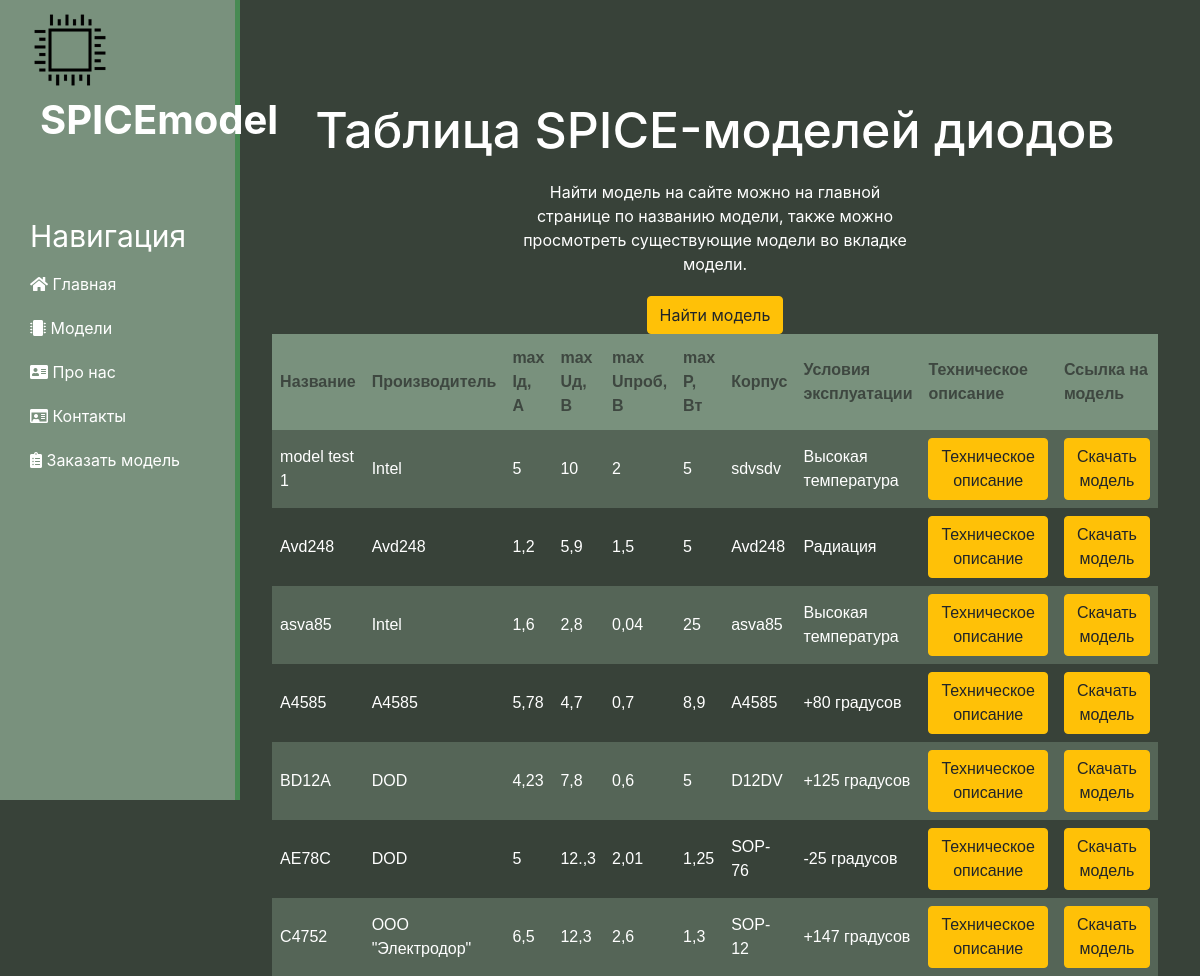
Page /trans_diod/ on the committed database.
### model/models.py (models this page shows, shortened)
class AboutModels(models.Model):
    class Meta:
        abstract = True
    type = models.ForeignKey(Type, verbose_name='Категория', on_delete=models.CASCADE, default=None, null=True)
    title = models.CharField('Название', max_length=50, default=None)
    function = models.CharField('Производитель', max_length=50, default=None)
    basicModel = models.CharField('Макс. мощность, Вт', max_length=50, default=None)
    body = models.CharField('Корпус', max_length=50, default=None)
    down = models.ForeignKey(ModelTxt, verbose_name='Файл модели', on_delete=models.CASCADE)
    technicaldescription = models.ForeignKey(TechologyTask, verbose_name='Файл технического описания',
                                             on_delete=models.CASCADE)
    conditions = models.ForeignKey(EnviromentalCondition, verbose_name='Условия эксплуатации', on_delete=models.CASCADE,
                                   default=None, null=True)
    ready = models.BooleanField(verbose_name='Открытый доступ', default=True)

class Diod(AboutModels):
    maxcurrent = models.CharField('Максимальный ток, А', max_length=255)
    maxvoltage = models.CharField('Максимальное напряжение, В', max_length=255)
    breakdownvoltage = models.CharField('Напряжение пробоя, В', max_length=255)
    class Meta:
        verbose_name = 'Диод',
        verbose_name_plural = 'Диоды'

class EnviromentalCondition(models.Model):
    Condition = models.CharField(max_length=50, verbose_name='Условие', default=None, null=True)
    def __str__(self):
        return self.Condition
    class Meta:
        verbose_name = 'Условие эксплуатации',
        verbose_name_plural = 'Условия эксплуатации'

### model/views.py (the view)
# urls.py: path('trans_diod/', views.model_diod, name='model_diod'),
def model_diod(request):
    mymodel = Diod.objects.all()
    LinkOnModel = ModelTxt.objects.all()
    return render(request, 'model/model_diod.html', {
        'mymodel': mymodel,
        'link': LinkOnModel,
        'linkhost': 'http://127.0.0.1:8000'
    })

### model/templates/model/model_diod.html (shortened to what this page needs)
{% extends 'main/common.html' %}
{% block content %}
  <div class="features">
    <h1>Таблица SPICE-моделей диодов</h1>
    <p> Найти модель на сайте можно на главной странице по названию модели, также можно просмотреть существующие модели во
      вкладке модели.</p>
    <button class="btn btn-warning">Найти модель</button>
    <center>
      <table class="ModelsView">
        <tbody>
        <tr>
          <th> Название</th>
          <th> Производитель</th>
          <th> max Iд, А</th>
          <th> max Uд, В</th>
          <th> max Uпроб, В</th>
          <th> max P, Вт</th>
          <th> Корпус</th>
          <th> Условия эксплуатации</th>
          <th> Техническое описание</th>
          <th> Ссылка на модель</th>
        </tr>
        {% for el in mymodel %}
        <tr>
          <td>{{ el.title }}</td>
          <td>{{ el.function }}</td>
          <td>{{ el.maxcurrent }}</td>
          <td>{{ el.maxvoltage }}</td>
          <td>{{ el.breakdownvoltage }}</td>
          <td>{{ el.basicModel }}</td>
          <td>{{ el.body }}</td>
          <td>{{ el.conditions }}</td>
          <td><a href="{{ linkhost }}{{ el.technicaldescription.file.url }}" download><button class="btn btn-warning">Техническое описание</button></a></td>
          <td><a href="{{ linkhost }}{{ el.down.file.url }}" download><button class="btn btn-warning">Скачать модель</button></a></td>
        </tr>
        {% endfor %}
        </tbody>
      </table>
    </center>
  </div>
{% endblock %}

### main/static/main/css/main.css (style rules this page uses)
body { background: #384239; color: #fff; }
main .features { float: left; color: #fff; margin-top: 100px; margin-left: 20px; text-align: center; width: 100%; }
a:link { color: #ffa41c; }
main .features h1 { font-size: 50px; }
main .features p { max-width: 400px; margin: 20px auto; }

### main/static/main/css/about.css (style rules this page uses)
div { display: block; }

### main/static/main/css/order.css (style rules this page uses)
* { margin: 0; padding: 0; }

### main/static/model/css/OpenModels.css (style rules this page uses)
.ModelsView { font-family: Arial, Helvetica, sans-serif; border-collapse: collapse; width: 80%; }
.ModelsView td, .ModelsView th { border: 1px solid #3e474; padding: 8px; }
.ModelsView tr:nth-child(even) { background-color: #79917d73; }
.ModelsView th { padding-top: 12px; padding-bottom: 12px; text-align: left; background-color: #79917d; color: #3e4740; }

### rows in the picture
Diod: title "model test 1", function "Intel", maxcurrent "5", maxvoltage "10", breakdownvoltage "2", basicModel "5", body "sdvsdv", conditions "Высокая температура"
Diod: title "Avd248", function "Avd248", maxcurrent "1,2", maxvoltage "5,9", breakdownvoltage "1,5", basicModel "5", body "Avd248", conditions "Радиация"
Diod: title "asva85", function "Intel", maxcurrent "1,6", maxvoltage "2,8", breakdownvoltage "0,04", basicModel "25", body "asva85", conditions "Высокая температура"
Diod: title "A4585", function "A4585", maxcurrent "5,78", maxvoltage "4,7", breakdownvoltage "0,7", basicModel "8,9", body "A4585", conditions "+80 градусов"
Diod: title "BD12A", function "DOD", maxcurrent "4,23", maxvoltage "7,8", breakdownvoltage "0,6", basicModel "5", body "D12DV", conditions "+125 градусов"
Diod: title "AE78C", function "DOD", maxcurrent "5", maxvoltage "12.,3", breakdownvoltage "2,01", basicModel "1,25", body "SOP-76", conditions "-25 градусов"
Diod: title "C4752", function "ООО \"Электродор\"", maxcurrent "6,5", maxvoltage "12,3", breakdownvoltage "2,6", basicModel "1,3", body "SOP-12", conditions "+147 градусов"
